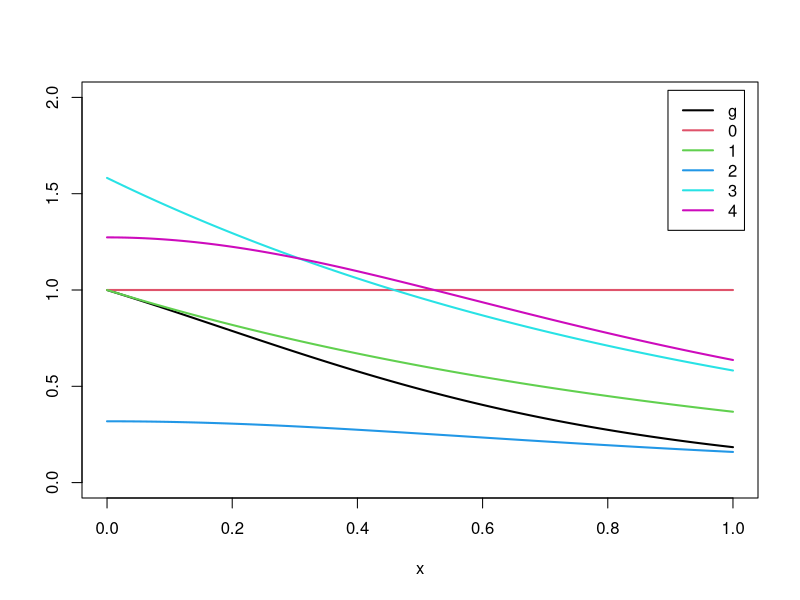
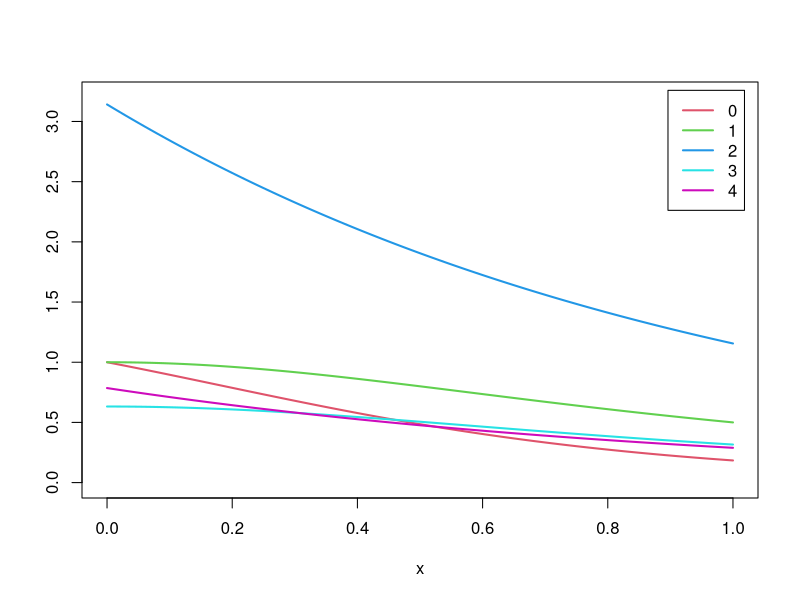

Recreate these plots in R, in order.
##### Oct 26 #####
### Example 5.5 (Error bounds for MC integration)

    x <- 2
    m <- 10000
    z <- rnorm(m)
    g <- (z < x)  #the indicator function
    v <- mean((g - mean(g))^2) / m
    cdf <- mean(g)
    c(cdf, v)
    c(cdf - 1.96 * sqrt(v), cdf + 1.96 * sqrt(v))


### Example 5.6 (Antithetic variables)

    MC.Phi <- function(x, R = 10000, antithetic = TRUE) {
        u <- runif(R/2)
        if (!antithetic) v <- runif(R/2) else
            v <- 1 - u
        u <- c(u, v)
        cdf <- numeric(length(x))
        for (i in 1:length(x)) {
            g <- x[i] * exp(-(u * x[i])^2 / 2)
            cdf[i] <- mean(g) / sqrt(2 * pi) + 0.5
        }
        cdf
    }


    x <- seq(.1, 2.5, length=5)
    Phi <- pnorm(x)
    set.seed(123)
    MC1 <- MC.Phi(x, anti = FALSE)
    set.seed(123)
    MC2 <- MC.Phi(x)
    print(round(rbind(x, MC1, MC2, Phi), 5))


    m <- 1000
    MC1 <- MC2 <- numeric(m)
    x <- 1.95
    for (i in 1:m) {
        MC1[i] <- MC.Phi(x, R = 1000, anti = FALSE)
        MC2[i] <- MC.Phi(x, R = 1000)
    }

    print(sd(MC1))
    print(sd(MC2))
    print((var(MC1) - var(MC2))/var(MC1))


### Example 5.7 (Control variate)

    m <- 10000
    a <- - 12 + 6 * (exp(1) - 1)
    U <- runif(m)
    T1 <- exp(U)                  #simple MC
    T2 <- exp(U) + a * (U - 1/2)  #controlled

    c(mean(T1), sd(T1))   
    c(mean(T2), sd(T2))  
    
    (var(T1) - var(T2)) / var(T1)


### Example 5.8 (MC integration using control variates)

    f <- function(u)
        exp(-.5)/(1+u^2)

    g <- function(u)
        exp(-u)/(1+u^2)

    set.seed(510) #needed later
    u <- runif(10000)
    B <- f(u)
    A <- g(u)

    cor(A, B)
    a <- -cov(A,B) / var(B)    #est of c*
    a

    m <- 100000
    u <- runif(m)
    T1 <- g(u)
    T2 <- T1 + a * (f(u) - exp(-.5)*pi/4)

    c(mean(T1), mean(T2))
    c(var(T1), var(T2))
    (var(T1) - var(T2)) / var(T1)


### Example 5.9 (Control variate and regression)

    set.seed(510)
    u <- runif(10000)
    f <- exp(-.5)/(1+u^2)
    g <- exp(-u)/(1+u^2)
    L <- lm(g ~ f)
    summary(L)
    c.star <-  - L$coeff[2]   # beta[1]
    mu <- exp(-.5)*pi/4

    c.star

    u <- runif(10000)
    f <- exp(-.5)/(1+u^2)
    g <- exp(-u)/(1+u^2)
    theta.hat <- sum(L$coeff * c(1, mu))  # pred. value at mu
    predict(L, newdata = data.frame(f=mu)) # alternative
    
    theta.hat
    summary(L)$sigma^2
    summary(L)$r.squared


##### Nov 2 #####
    
### Example 5.10 (Choice of the importance function)
#code for plot is at the end of the file
    
    m <- 10000
    theta.hat <- se <- numeric(5)
    g <- function(x) {
      exp(-x - log(1+x^2)) * (x > 0) * (x < 1)
    }
    
    x <- runif(m)     #using f0
    fg <- g(x)
    theta.hat[1] <- mean(fg)
    se[1] <- sd(fg)
    
    x <- rexp(m, 1)   #using f1
    fg <- g(x) / exp(-x)
    theta.hat[2] <- mean(fg)
    se[2] <- sd(fg)
    
    x <- rcauchy(m)   #using f2
    i <- c(which(x > 1), which(x < 0))
    x[i] <- 2  #to catch overflow errors in g(x)
    fg <- g(x) / dcauchy(x)
    theta.hat[3] <- mean(fg)
    se[3] <- sd(fg)
    
    u <- runif(m)     #f3, inverse transform method
    x <- - log(1 - u * (1 - exp(-1)))
    fg <- g(x) / (exp(-x) / (1 - exp(-1)))
    theta.hat[4] <- mean(fg)
    se[4] <- sd(fg)
    
    u <- runif(m)    #f4, inverse transform method
    x <- tan(pi * u / 4)
    fg <- g(x) / (4 / ((1 + x^2) * pi))
    theta.hat[5] <- mean(fg)
    se[5] <- sd(fg)
    
    round(rbind(theta.hat, se),digits=4)
    
    
### Example 5.11 (Example 5.10, cont.)
    
    M <- 20   #number of replicates
    T2 <- numeric(4)
    estimates <- matrix(0, 10, 2)
    
    g <- function(x) {
      exp(-x - log(1+x^2)) * (x > 0) * (x < 1) }
    
    for (i in 1:10) {
      estimates[i, 1] <- mean(g(runif(M)))
      T2[1] <- mean(g(runif(M/4, 0, .25)))
      T2[2] <- mean(g(runif(M/4, .25, .5)))
      T2[3] <- mean(g(runif(M/4, .5, .75)))
      T2[4] <- mean(g(runif(M/4, .75, 1)))
      estimates[i, 2] <- mean(T2)
    }
    
    estimates
    apply(estimates, 2, mean)
    apply(estimates, 2, var)
    
    
### Example 5.12 (Examples 5.10-5.11, cont.)
    
    M <- 10000  #number of replicates
    k <- 10     #number of strata
    r <- M / k  #replicates per stratum
    N <- 50     #number of times to repeat the estimation
    T2 <- numeric(k)
    estimates <- matrix(0, N, 2)
    
    g <- function(x) {
      exp(-x - log(1+x^2)) * (x > 0) * (x < 1)
    }
    
    for (i in 1:N) {
      estimates[i, 1] <- mean(g(runif(M)))
      for (j in 1:k)
        T2[j] <- mean(g(runif(M/k, (j-1)/k, j/k)))
      estimates[i, 2] <- mean(T2)
    }
    
    apply(estimates, 2, mean)
    apply(estimates, 2, var)
    
    
    
### Plot importance functions in Figures 5.1(a) and 5.1.(b)
    
    #par(ask = TRUE) #uncomment to pause between graphs
    
    x <- seq(0, 1, .01)
    w <- 2
    f1 <- exp(-x)
    f2 <- (1 / pi) / (1 + x^2)
    f3 <- exp(-x) / (1 - exp(-1))
    f4 <- 4 / ((1 + x^2) * pi)
    g <- exp(-x) / (1 + x^2)
    
    #for color change lty to col
    
    #figure (a)
    plot(x, g, type = "l", main = "", ylab = "",
         ylim = c(0,2), lwd = w, col=1)
    lines(x, g/g, col = 2, lwd = w)
    lines(x, f1, col = 3, lwd = w)
    lines(x, f2, col = 4, lwd = w)
    lines(x, f3, col = 5, lwd = w)
    lines(x, f4, col = 6, lwd = w)
    legend("topright", legend = c("g", 0:4),
           col = 1:6, lwd = w, inset = 0.02)
    
    #figure (b)
    plot(x, g, type = "l", main = "", ylab = "",
         ylim = c(0,3.2), lwd = w, col = 2)
    lines(x, g/f1, col = 3, lwd = w)
    lines(x, g/f2, col = 4, lwd = w)
    lines(x, g/f3, col = 5, lwd = w)
    lines(x, g/f4, col = 6, lwd = w)
    legend("topright", legend = c(0:4),
           col = 2:6, lwd = w, inset = 0.02)
    